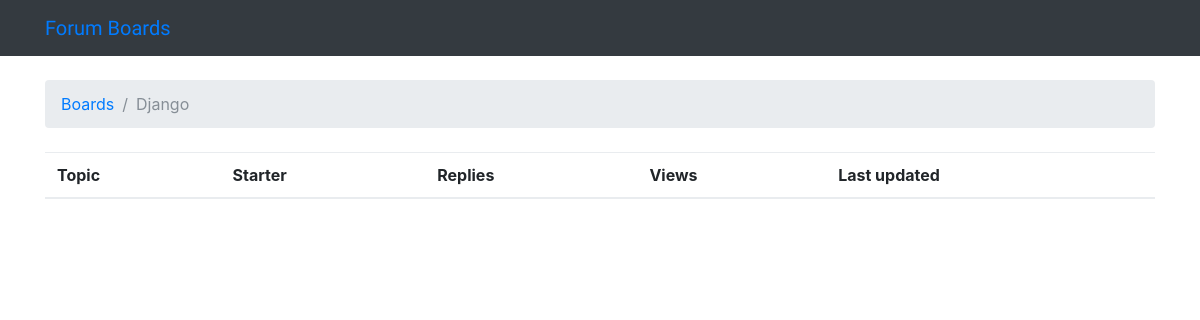
The app's page /boards/1/, older data.
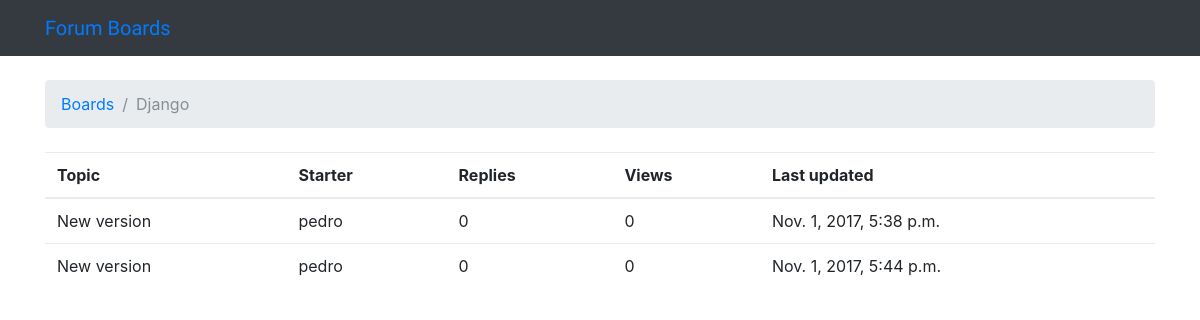
The same page, newer data.
### boards/models.py (models this page shows, shortened)
class Board(models.Model):
    name = models.CharField(max_length=30, unique=True)
    description = models.CharField(max_length=100)

class Topic(models.Model):
    subject = models.CharField(max_length=255)
    last_updated = models.DateTimeField(auto_now_add=True)
    board = models.ForeignKey(Board, related_name='topics')
    starter = models.ForeignKey(User, related_name='topics')

### boards/views.py (the view)
# urls.py: url(r'^boards/(?P<pk>\d+)/$', views.board_topics, name='board_topics'),
def board_topics(request, pk):
    board = get_object_or_404(Board, pk=pk)
    return render(request, 'topics.html', {'board': board})

### templates/topics.html (shortened to what this page needs)
{% extends 'base.html' %}
{% block breadcrumb %}
    <li class="breadcrumb-item"><a href="{% url 'home' %}">Boards</a></li>
    <li class="breadcrumb-item active">{{board.name}}</li>
{% endblock %}
{% block content %}
    <table class="table">
        <thead class="thead-inverse">
            <tr>
                <th>Topic</th>
                <th>Starter</th>
                <th>Replies</th>
                <th>Views</th>
                <th>Last updated</th>
            </tr>
        </thead>
        <tbody>
            {% for topic in board.topics.all %}
                <tr>
                    <td>{{ topic.subject }}</td>
                    <td>{{ topic.starter.username }}</td>
                    <td>0</td>
                    <td>0</td>
                    <td>{{ topic.last_updated }}</td>
                </tr>
            {% endfor %}
        </tbody>
    </table>
{% endblock %}

### templates/base.html (shortened to what this page needs)
{% load static %}
<html>
    <head>
        <link rel="stylesheet" href="{% static 'css/bootstrap.min.css' %}">
        <link rel="stylesheet" href="{% static 'css/app.css' %}">
    </head>
    <body>
        <nav class="navbar navbar-expand-lg navbar bg-dark">
            <div class="container">
                <a class="navbar-brand" href="{% url 'home' %}">Forum Boards</a>
            </div>
        </nav>
        <div class="container">
            <ol class="breadcrumb my-4">
                {% block breadcrumb %}{% endblock %}
            </ol>
            {% block content %}{% endblock %}
        </div>
    </body>
</html>

### static/css/app.css (style rules this page uses)
.navbar-brand { font-family: 'Amatic SC', cursive; }

Row changes from the older to the newer data that the page shows:
added Topic: subject "New version", starter.username "pedro", last_updated "Nov. 1, 2017, 5:38 p.m."
added Topic: subject "New version", starter.username "pedro", last_updated "Nov. 1, 2017, 5:44 p.m."
